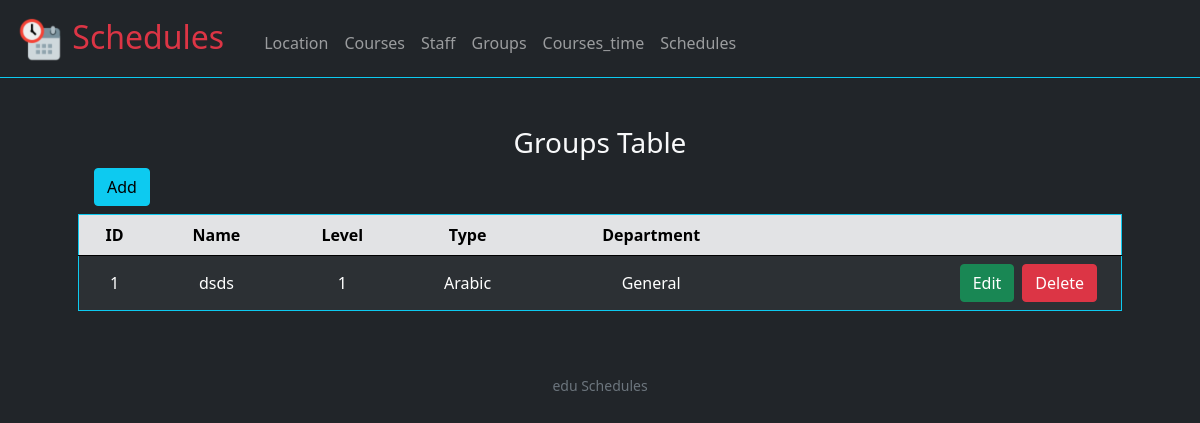
The page /groups on the database as committed earlier.
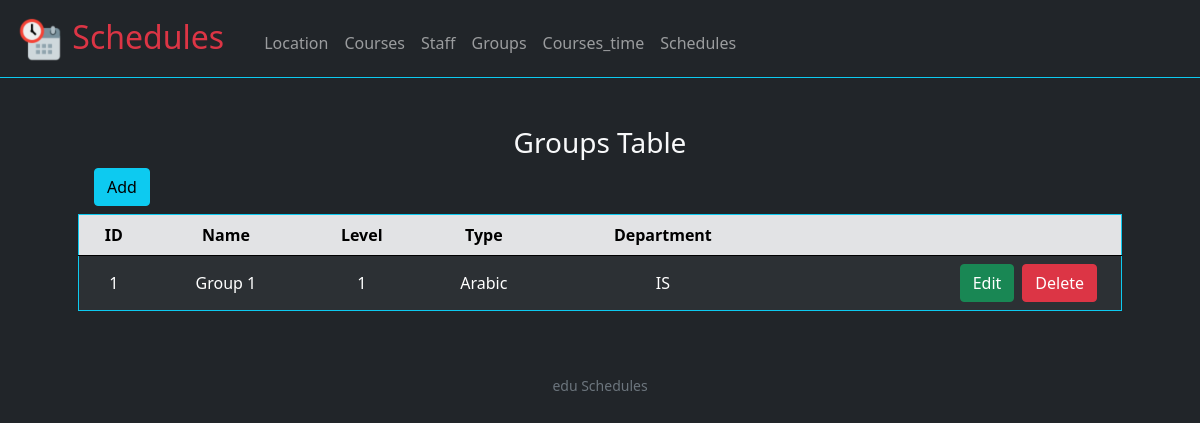
The same page on the database as committed later.
### tables this page shows
CREATE TABLE groups(
    id integer,
    name text not null unique,
    level integer not null check(level >= 1 and level <= 4 ),
    type integer not null, 
    department integer not null,
    primary key (id),
    foreign key (type) references group_type(id),
    foreign key (department) references departments(id)
);

CREATE TABLE group_type(
    id integer,
    name varchar(10) unique not null,
    primary key(id)
);

CREATE TABLE departments(
    id integer,
    name text unique not null,
    primary key(id)
);

### application.py (the view)
@app.route("/groups", methods=["POST", "GET"])
def groups():
    data = view_table("""select groups.id as "ID",
                                groups.name as "Name",
                                level,
                                group_type.name as "type",
                                departments.name as "department"
                        from groups
                        join group_type on group_type.id = groups.type
                        join departments on departments.id = groups.department """)
    if type(data) == str:
        return data
    if request.method == "GET":
        return render_template("groups.html", keys=data[0], data=data[1])
    else:
        return render_template('functionals/data_view.html', keys=data[0], data=data[1],
                view_title="Groups Table", link_edit="/edit_groups", link_view="/groups", table="groups")

### application.py (called while the page is built)
@app.after_request
def after_request(response):
    response.headers["Cache-Control"] = "no-cache, no-store, must-revalidate"
    response.headers["Expires"] = 0
    response.headers["Pragma"] = "no-cache"
    return response

### helpers.py (called while the page is built)
def sql(query, values=(), return_data=False):
    if return_data == True:
        data = None
        with sqlite3.connect(db_name) as db:
            cur = db.cursor()
            cur.execute("pragma foreign_keys = on")
            cur.execute(query, values)
            keys = [d[0] for d in cur.description]
            data = [keys, cur.fetchall()]
        return data
    else:
        with sqlite3.connect(db_name) as db:
            cur = db.cursor()
            cur.execute(query, values)

def view_table(query):
    data = None
    try:
        data = sql(query, (), True)
    except:
        return "Error: SQLite3 Error view()"
    return data

### templates/groups.html (shortened to what this page needs)
{% extends "layout.html" %}
{% block main %}
    {% with view_title="groups Table", link_edit="/edit_groups", link_view="/groups", table="groups"  %}
      {% include "functionals/data_view.html" %}
    {% endwith %}
{% endblock %}

### templates/functionals/data_view.html
{% block view %}
<div class="text-center" id="view">
    <div class="text-capitalize" >
        <h3>{{ view_title }}</h3>
    </div>
    <div class="d-grid gap-2 d-md-flex justify-content-md-start ms-3">
        <button  type="button" class="btn btn-info mb-2" data-bs-toggle="modal" data-bs-target="#add">
            Add
        </button>
    </div>
    <table class="table table-hover table-striped table-dark border rounded border-info align-middle">
        <thead class="text-capitalize table-secondary ">
            <tr>
                {% for key in keys %}
                    <th scope="col">{{ key }}</th>
                {% endfor %}
                <th scope="col"></th>
            </tr>
        </thead>
        <tbody>
            {% for row in data %}
                <tr>
                    {% for element in row %}
                        <td>{{ element }}</td>
                    {% endfor %}
                    <td>
                        <div class="d-grid gap-2 d-md-flex justify-content-md justify-content-md-end pe-3">
                            <button class="btn btn-success mr-3" onclick="show_delete_edit(2, '{{ row[0] }}','{{ link_edit }}', '{{ link_view }}', '{{ table }}')" >Edit</button>
                            <button class="btn btn-danger" onclick="show_delete_edit(1, '{{ row[0] }}', '/delete_data', '{{ link_view }}', '{{ table }}', '{{ row[1] }}')" >Delete</button>
                        </div>
                    </td>
                </tr>
            {% endfor %}
        </tbody>
    </table>
</div>
{% endblock %}

Rows that differ between the two databases and show on the page:
changed groups: loses departments (name "General"); gains departments (name "IS"); name "dsds" → "Group 1"
